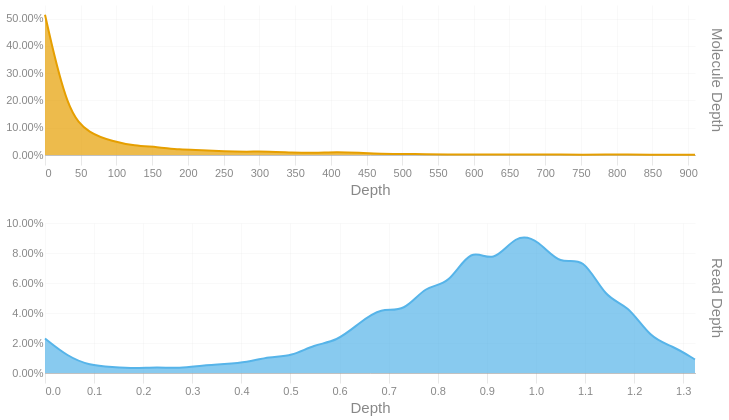

Notebook code cell kept with this figure:
### Code cell
readdep = depth_hist(tb['Read Depth'], q99, 3)
readdep = readdep.with_columns(pl.lit('Read Depth').alias('Metric'))
if not SKIPLR:
    moldep = depth_hist(tb['Molecule Depth'], mol_q99, 1)
    moldep = moldep.with_columns(pl.lit('Molecule Depth').alias('Metric'))
    _hist = pl.concat([readdep, moldep])
    _hist = _hist.filter(pl.col('Proportion') != 0)
    with SafeRender(_hist):
        (
            alt.Chart(_hist)        
            .mark_area(interpolate = "basis")
            .encode(
                x=alt.X('Bin:Q').scale(domainMin=0).axis(alt.Axis(title='Depth')),
                y = alt.Y('Proportion:Q', title = None).axis(format = '.2%'),
                color = alt.Color('Metric:N').legend(None),
                row = alt.Row("Metric:N").header(title = None, labelOrient = 'right'),
                tooltip = [
                    alt.Tooltip("Metric:N", title = "Metric"),
                    alt.Tooltip('Interval:N', title = "Depth Interval"),
                    alt.Tooltip('Proportion:Q', title = "% Alignments").format('.2%')
                ]
            )
            .resolve_scale(x='independent', y='independent')
            .properties(
                height = 150, width = 650,
                usermeta={'embedOptions': {'downloadFileName': f'{samplename}.depth.hist'}}
            )
        ).display()
else:
    readdep = readdep.filter(pl.col('Proportion') != 0)
    with SafeRender(readdep):
        (
            alt.Chart(readdep)        
            .mark_area(interpolate = "basis")
            .encode(
                x=alt.X('Bin:Q').scale(domainMin=0).axis(alt.Axis(title='Depth')),
                y = alt.Y('Proportion:Q', title = None).axis(format = '.2%'),
                tooltip = [
                    alt.Tooltip('Interval:N', title = "Depth Interval"),
                    alt.Tooltip('Proportion:Q', title = "% Alignments").format('.2%')
                ]
            )
            .properties(
                usermeta={'embedOptions': {'downloadFileName': f'{samplename}.depth.hist'}}
            )
        ).display()

### Figure 1 — Vega-Lite specification as saved in the notebook (floating-point values rounded to 4 significant figures)
{"width": 650, "height": 150, "config": {"title": {"anchor": "start", "dy": -15, "fontSize": 18, "color": "#888888", "subtitleColor": "#888888", "subtitleFontSize": 14}, "arc": {"fill": "#0072B2"}, "axis": {"domainColor": "#888888", "domainWidth": 0.5, "gridWidth": 0.2, "grid": false, "titleFontWeight": 400, "titleFontSize": 15, "labelFontSize": 11, "labelColor": "#888888", "tickColor": "#888888", "tickWidth": 0.2, "titleColor": "#888888"}, "axisBand": {"grid": false}, "axisX": {"grid": true, "tickSize": 10, "domainCap": "round"}, "axisY": {"domain": false, "grid": true, "tickSize": 0, "domainCap": "round"}, "background": "transparent", "header": {"labelFontSize": 15, "labelColor": "#888888", "titleFontSize": 15, "titleFontWeight": 600, "titleColor": "#888888"}, "legend": {"labelFont": "sans-serif", "labelFontSize": 12, "labelColor": "#888888", "symbolSize": 100, "symbolType": "circle", "titleFontSize": 12, "titlePadding": 10, "titleColor": "#888888", "title": null}, "range": {"category": ["#E69F00", "#56B4E9", "#009E73", "#F0E442", "#0072B2", "#D55E00", "#CC79A7", "#000000"], "diverging": ["#cfe8f3", "#a2d4ec", "#73bfe2", "#46abdb", "#1696d2", "#12719e"]}, "area": {"fill": "#0072B2", "fillOpacity": 0.7, "line": true, "strokeOpacity": 0.7}, "line": {"color": "#0072B2", "stroke": "#0072B2", "strokeWidth": 2}, "trail": {"color": "#0072B2", "stroke": "#0072B2", "strokeWidth": 0, "size": 1}, "point": {"filled": true, "fillOpacity": 1.0, "size": 95}, "text": {"color": "#888888", "fontSize": 11, "align": "right", "fontWeight": 400, "size": 11}, "bar": {"fill": "#0072B2", "stroke": null}, "view": {"stroke": null, "continuousWidth": 660, "continuousHeight": 400}}, "data": {"name": "data-9dacfdd56dcc57b58d9eff1babbf652f"}, "mark": {"type": "area", "interpolate": "basis"}, "encoding": {"color": {"field": "Metric", "legend": null, "type": "nominal"}, "row": {"field": "Metric", "header": {"title": null, "labelOrient": "right"}, "type": "nominal"}, "tooltip": [{"field": "Metric", "title": "Metric", "type": "nominal"}, {"field": "Interval", "title": "Depth Interval", "type": "nominal"}, {"field": "Proportion", "format": ".2%", "title": "% Alignments", "type": "quantitative"}], "x": {"axis": {"title": "Depth"}, "field": "Bin", "scale": {"domainMin": 0}, "type": "quantitative"}, "y": {"axis": {"format": ".2%"}, "field": "Proportion", "title": null, "type": "quantitative"}}, "resolve": {"scale": {"x": "independent", "y": "independent"}}, "usermeta": {"embedOptions": {"downloadFileName": "S3_Waccamaw_1717.depth.hist"}}, "$schema": "https://vega.github.io/schema/vega-lite/v6.1.0.json", "datasets": {"data-9dacfdd56dcc57b58d9eff1babbf652f": [{"Bin": 0.0, "Interval": "0.0-0.046", "Proportion": 0.023, "Metric": "Read Depth"}, {"Bin": 0.046, "Interval": "0.046-0.091", "Proportion": 0.011, "Metric": "Read Depth"}, {"Bin": 0.091, "Interval": "0.091-0.137", "Proportion": 0.005, "Metric": "Read Depth"}, {"Bin": 0.137, "Interval": "0.137-0.183", "Proportion": 0.004, "Metric": "Read Depth"}, {"Bin": 0.183, "Interval": "0.183-0.228", "Proportion": 0.003, "Metric": "Read Depth"}, {"Bin": 0.228, "Interval": "0.228-0.274", "Proportion": 0.004, "Metric": "Read Depth"}, {"Bin": 0.274, "Interval": "0.274-0.32", "Proportion": 0.003, "Metric": "Read Depth"}, {"Bin": 0.32, "Interval": "0.32-0.365", "Proportion": 0.005, "Metric": "Read Depth"}, {"Bin": 0.365, "Interval": "0.365-0.411", "Proportion": 0.006, "Metric": "Read Depth"}, {"Bin": 0.411, "Interval": "0.411-0.457", "Proportion": 0.007, "Metric": "Read Depth"}, {"Bin": 0.457, "Interval": "0.457-0.502", "Proportion": 0.011, "Metric": "Read Depth"}, {"Bin": 0.502, "Interval": "0.502-0.548", "Proportion": 0.011, "Metric": "Read Depth"}, {"Bin": 0.548, "Interval": "0.548-0.594", "Proportion": 0.019, "Metric": "Read Depth"}, {"Bin": 0.594, "Interval": "0.594-0.639", "Proportion": 0.021, "Metric": "Read Depth"}, {"Bin": 0.639, "Interval": "0.639-0.685", "Proportion": 0.033, "Metric": "Read Depth"}, {"Bin": 0.685, "Interval": "0.685-0.731", "Proportion": 0.044, "Metric": "Read Depth"}, {"Bin": 0.731, "Interval": "0.731-0.776", "Proportion": 0.04, "Metric": "Read Depth"}, {"Bin": 0.776, "Interval": "0.776-0.822", "Proportion": 0.059, "Metric": "Read Depth"}, {"Bin": 0.822, "Interval": "0.822-0.868", "Proportion": 0.058, "Metric": "Read Depth"}, {"Bin": 0.868, "Interval": "0.868-0.913", "Proportion": 0.085, "Metric": "Read Depth"}, {"Bin": 0.913, "Interval": "0.913-0.959", "Proportion": 0.072, "Metric": "Read Depth"}, {"Bin": 0.959, "Interval": "0.959-1.005", "Proportion": 0.093, "Metric": "Read Depth"}, {"Bin": 1.005, "Interval": "1.005-1.05", "Proportion": 0.089, "Metric": "Read Depth"}, {"Bin": 1.05, "Interval": "1.05-1.096", "Proportion": 0.071, "Metric": "Read Depth"}, {"Bin": 1.096, "Interval": "1.096-1.142", "Proportion": 0.079, "Metric": "Read Depth"}, {"Bin": 1.142, "Interval": "1.142-1.187", "Proportion": 0.049, "Metric": "Read Depth"}, {"Bin": 1.187, "Interval": "1.187-1.233", "Proportion": 0.046, "Metric": "Read Depth"}, {"Bin": 1.233, "Interval": "1.233-1.279", "Proportion": 0.023, "Metric": "Read Depth"}, {"Bin": 1.279, "Interval": "1.279-1.324", "Proportion": 0.018, "Metric": "Read Depth"}, {"Bin": 1.324, "Interval": "1.324-1.37", "Proportion": 0.009, "Metric": "Read Depth"}, {"Bin": 0.0, "Interval": "0.0-31.4", "Proportion": 0.514, "Metric": "Molecule Depth"}, {"Bin": 31.4, "Interval": "31.4-62.7", "Proportion": 0.153, "Metric": "Molecule Depth"}, {"Bin": 62.7, "Interval": "62.7-94.1", "Proportion": 0.078, "Metric": "Molecule Depth"}, {"Bin": 94.1, "Interval": "94.1-125.5", "Proportion": 0.051, "Metric": "Molecule Depth"}, {"Bin": 125.5, "Interval": "125.5-156.8", "Proportion": 0.033, "Metric": "Molecule Depth"}, {"Bin": 156.8, "Interval": "156.8-188.2", "Proportion": 0.03, "Metric": "Molecule Depth"}, {"Bin": 188.2, "Interval": "188.2-219.6", "Proportion": 0.019, "Metric": "Molecule Depth"}, {"Bin": 219.6, "Interval": "219.6-250.9", "Proportion": 0.018, "Metric": "Molecule Depth"}, {"Bin": 250.9, "Interval": "250.9-282.3", "Proportion": 0.013, "Metric": "Molecule Depth"}, {"Bin": 282.3, "Interval": "282.3-313.7", "Proportion": 0.012, "Metric": "Molecule Depth"}, {"Bin": 313.7, "Interval": "313.7-345.0", "Proportion": 0.013, "Metric": "Molecule Depth"}, {"Bin": 345.0, "Interval": "345.0-376.4", "Proportion": 0.009, "Metric": "Molecule Depth"}, {"Bin": 376.4, "Interval": "376.4-407.8", "Proportion": 0.007, "Metric": "Molecule Depth"}, {"Bin": 407.8, "Interval": "407.8-439.1", "Proportion": 0.011, "Metric": "Molecule Depth"}, {"Bin": 439.1, "Interval": "439.1-470.5", "Proportion": 0.008, "Metric": "Molecule Depth"}, {"Bin": 470.5, "Interval": "470.5-501.9", "Proportion": 0.004, "Metric": "Molecule Depth"}, {"Bin": 501.9, "Interval": "501.9-533.2", "Proportion": 0.004, "Metric": "Molecule Depth"}, {"Bin": 533.2, "Interval": "533.2-564.6", "Proportion": 0.003, "Metric": "Molecule Depth"}, {"Bin": 564.6, "Interval": "564.6-596.0", "Proportion": 0.002, "Metric": "Molecule Depth"}, {"Bin": 596.0, "Interval": "596.0-627.3", "Proportion": 0.002, "Metric": "Molecule Depth"}, {"Bin": 627.3, "Interval": "627.3-658.7", "Proportion": 0.002, "Metric": "Molecule Depth"}, {"Bin": 658.7, "Interval": "658.7-690.1", "Proportion": 0.002, "Metric": "Molecule Depth"}, {"Bin": 690.1, "Interval": "690.1-721.4", "Proportion": 0.002, "Metric": "Molecule Depth"}, {"Bin": 721.4, "Interval": "721.4-752.8", "Proportion": 0.002, "Metric": "Molecule Depth"}, {"Bin": 752.8, "Interval": "752.8-784.2", "Proportion": 0.001, "Metric": "Molecule Depth"}, {"Bin": 784.2, "Interval": "784.2-815.5", "Proportion": 0.002, "Metric": "Molecule Depth"}, {"Bin": 815.5, "Interval": "815.5-846.9", "Proportion": 0.002, "Metric": "Molecule Depth"}, {"Bin": 846.9, "Interval": "846.9-878.3", "Proportion": 0.001, "Metric": "Molecule Depth"}, {"Bin": 878.3, "Interval": "878.3-909.6", "Proportion": 0.001, "Metric": "Molecule Depth"}, {"Bin": 909.6, "Interval": "909.6-941.01", "Proportion": 0.001, "Metric": "Molecule Depth"}]}}
